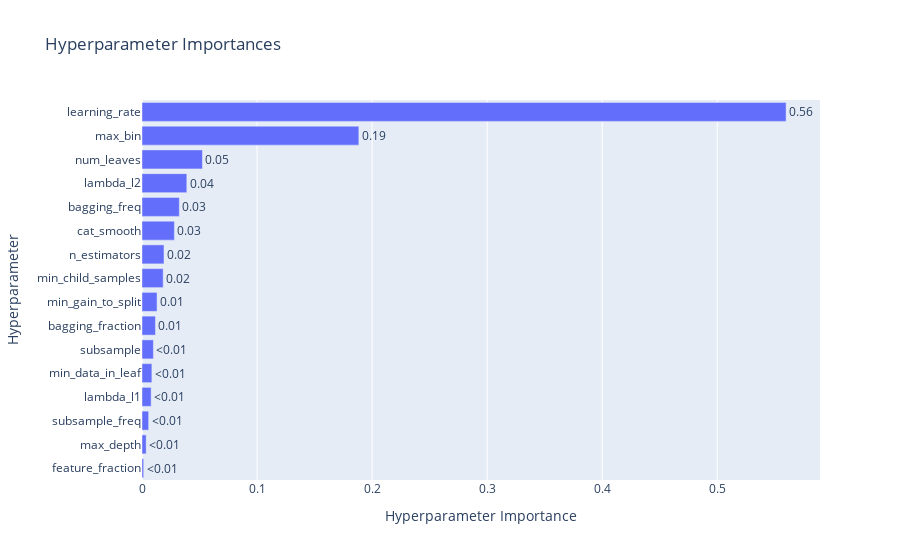

Source (notebook cell):
### Code cell
# Plot the feature importance
fig, ax = plt.subplots(figsize=(12, 8))
lgb.plot_importance(model, ax=ax)
plt.show()

# plot hyperparameter importance
optuna.visualization.plot_param_importances(study).show()

### Figure 1 — Plotly figure (JSON) as saved in the notebook; plotly's stock layout.template omitted (floating-point values rounded to 4 significant figures)
{"data": [{"cliponaxis": false, "hovertemplate": ["feature_fraction (FloatDistribution): 0.0014581952769731079<extra></extra>", "max_depth (IntDistribution): 0.003625840794696915<extra></extra>", "subsample_freq (IntDistribution): 0.005782411989419841<extra></extra>", "lambda_l1 (FloatDistribution): 0.007941011385924372<extra></extra>", "min_data_in_leaf (IntDistribution): 0.008575227231631503<extra></extra>", "subsample (FloatDistribution): 0.009903080482771299<extra></extra>", "bagging_fraction (FloatDistribution): 0.01168690465448431<extra></extra>", "min_gain_to_split (IntDistribution): 0.013077829286093742<extra></extra>", "min_child_samples (IntDistribution): 0.018401879959348045<extra></extra>", "n_estimators (IntDistribution): 0.01910600663701761<extra></extra>", "cat_smooth (IntDistribution): 0.02817421937617581<extra></extra>", "bagging_freq (IntDistribution): 0.03245394913933427<extra></extra>", "lambda_l2 (FloatDistribution): 0.038960658812152944<extra></extra>", "num_leaves (IntDistribution): 0.052527324457611026<extra></extra>", "max_bin (IntDistribution): 0.18848604366858232<extra></extra>", "learning_rate (FloatDistribution): 0.5598394168477832<extra></extra>"], "name": "Objective Value", "orientation": "h", "text": ["<0.01", "<0.01", "<0.01", "<0.01", "<0.01", "<0.01", "0.01", "0.01", "0.02", "0.02", "0.03", "0.03", "0.04", "0.05", "0.19", "0.56"], "textposition": "outside", "type": "bar", "x": [0.001458, 0.003626, 0.005782, 0.007941, 0.008575, 0.009903, 0.01169, 0.01308, 0.0184, 0.01911, 0.02817, 0.03245, 0.03896, 0.05253, 0.1885, 0.5598], "y": ["feature_fraction", "max_depth", "subsample_freq", "lambda_l1", "min_data_in_leaf", "subsample", "bagging_fraction", "min_gain_to_split", "min_child_samples", "n_estimators", "cat_smooth", "bagging_freq", "lambda_l2", "num_leaves", "max_bin", "learning_rate"]}], "layout": {"title": {"text": "Hyperparameter Importances"}, "xaxis": {"title": {"text": "Hyperparameter Importance"}}, "yaxis": {"title": {"text": "Hyperparameter"}}}}
